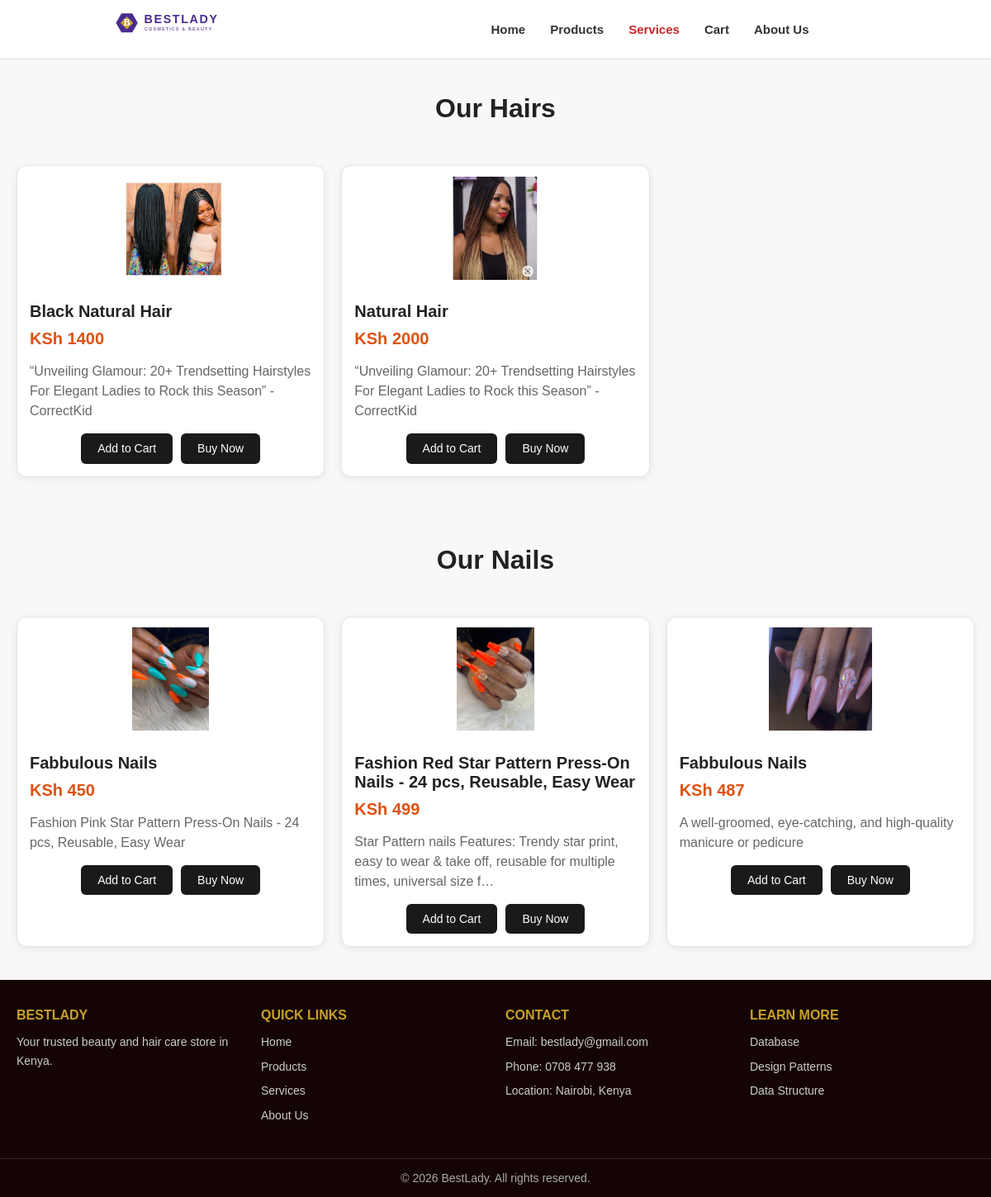
Page /services/ on the committed database.
### myapp/models.py (models this page shows, shortened)
class Hair(models.Model):
    name = models.CharField(max_length=100)
    price = models.IntegerField()
    description = models.TextField()
    image = models.ImageField(upload_to='img/')

class Nail(models.Model):
    name = models.CharField(max_length=100)
    price = models.IntegerField()
    description = models.TextField()
    image = models.ImageField(upload_to='img/')
    from django.db import models

### myapp/views.py (the view)
# urls.py: path('services/', views.services, name='services'),
def services(request):
    hairs = Hair.objects.all()
    nails = Nail.objects.all()
    return render(request, 'services.html', {
        'hairs': hairs,
        'nails': nails
    })

### myapp/context_processors.py (called while the page is built)
def cart_count(request):
    cart = request.session.get('cart', {})
    total_items = 0
    for quantity in cart.values():
        try:
            total_items += int(quantity)
        except (TypeError, ValueError):
            continue
    return {'cart_count': total_items}

### myapp/templates/services.html
{% extends "base.html" %}
{% load static %}
{% block content %}
  {% include "hair.html" %}
  {% include "nail.html" %}
{% endblock %}

### myapp/templates/hair.html (shortened to what this page needs)
{% load static %}
{% block content %}
<div class="container">
    <h1 class="title">Our Hairs</h1>
    {% for hair in hairs %}
    <div class="product-card">
        <div class="image-box">
            <img src="{{ hair.image.url }}" alt="{{ hair.name }}">
        </div>
        <div class="content">
            <h3>{{ hair.name }}</h3>
            <p class="price">KSh {{ hair.price }}</p>
            <p class="desc">{{ hair.description|truncatechars:120 }}</p>
            <div class="button-group">
                <form action="{% url 'cart_add' 'hair' hair.id %}" method="post">
                    <button class="btn-cart" type="submit">Add to Cart</button>
                </form>
                <button class="btn-buy" onclick="document.getElementById('modal-{{ hair.id }}').style.display='flex'">Buy Now</button>
            </div>
        </div>
    </div>
    {% endfor %}
</div>
{% endblock %}

### myapp/templates/nail.html (shortened to what this page needs)
{% load static %}
{% block content %}
<div class="container">
    <h1 class="title">Our Nails</h1>
    {% for nail in nails %}
    <div class="product-card">
        <div class="image-box">
            <img src="{{ nail.image.url }}" alt="{{ nail.name }}">
        </div>
        <div class="content">
            <h3>{{ nail.name }}</h3>
            <p class="price">KSh {{ nail.price }}</p>
            <p class="desc">{{ nail.description|truncatechars:120 }}</p>
            <div class="button-group">
                <form action="{% url 'cart_add' 'nail' nail.id %}" method="post">
                    <button class="btn-cart" type="submit">Add to Cart</button>
                </form>
                <button class="btn-buy">Buy Now</button>
            </div>
        </div>
    </div>
    {% endfor %}
</div>
{% endblock %}

### myapp/static/css/style.css (style rules this page uses)
html, body { height: 100%; margin: 0; }
body { min-height: 100vh; display: flex; flex-direction: column; font-family: Arial, sans-serif; background: #f8f8f8; }
.container { max-width: 1200px; margin: 0 auto; padding: 20px; }
.title { text-align: center; font-size: 32px; margin-bottom: 30px; color: #222; }
.product-card { background: #fff; border: 1px solid #e5e5e5; border-radius: 12px; overflow: hidden; box-shadow: 0 2px 10px rgba(0,0,0,0.08); transition: 0.3s; margin-bottom: 20px; }
.image-box { width: 100%; height: 150px; display: flex; justify-content: center; align-items: center; padding: 10px; box-sizing: border-box; }
.image-box img { max-width: 72%; max-height: 125px; width: auto; height: auto; object-fit: contain; }
.content { padding: 15px; }
.content h3 { margin: 0 0 10px; font-size: 20px; color: #222; }
.price { color: #dd5110; font-size: 20px; font-weight: bold; margin: 10px 0; }
.desc { color: #666; line-height: 1.5; margin-bottom: 15px; }
.product-card .button-group { display: flex; gap: 10px; justify-content: center; flex-wrap: wrap; margin-top: 10px; }
.product-card .button-group form { display: inline-flex; margin: 0; }
.product-card .button-group button, .product-card .button-group a { background: #1a1a1a; color: white; border: none; padding: 10px 20px; border-radius: 6px; cursor: pointer; font-size: 14px; transition: 0.2s; text-decoration: none; line-height: 1.2; }
@media (min-width: 768px) { .container { display: grid; grid-template-columns: repeat(2, 1fr); gap: 20px; } }
@media (min-width: 768px) { .title { grid-column: 1 / -1; } }
@media (min-width: 1200px) { .container { grid-template-columns: repeat(3, 1fr); } }

### rows in the picture
Hair: image (picture), name "Black Natural Hair", price "1400", description "“Unveiling Glamour: 20+ Trendsetting Hairstyles For Elegant Ladies to Rock this Season” - CorrectKid"
Hair: image (picture), name "Natural Hair", price "2000", description "“Unveiling Glamour: 20+ Trendsetting Hairstyles For Elegant Ladies to Rock this Season” - CorrectKid"
Nail: image (picture), name "Fabbulous Nails", price "450", description "Fashion Pink Star Pattern Press-On Nails - 24 pcs, Reusable, Easy Wear"
Nail: image (picture), name "Fashion Red Star Pattern Press-On Nails - 24 pcs, Reusable, Easy Wear", price "499", description "Star Pattern nails Features: Trendy star print, easy to wear & take off, reusable for multiple times, universal size f…"
Nail: image (picture), name "Fabbulous Nails", price "487", description "A well-groomed, eye-catching, and high-quality manicure or pedicure"
